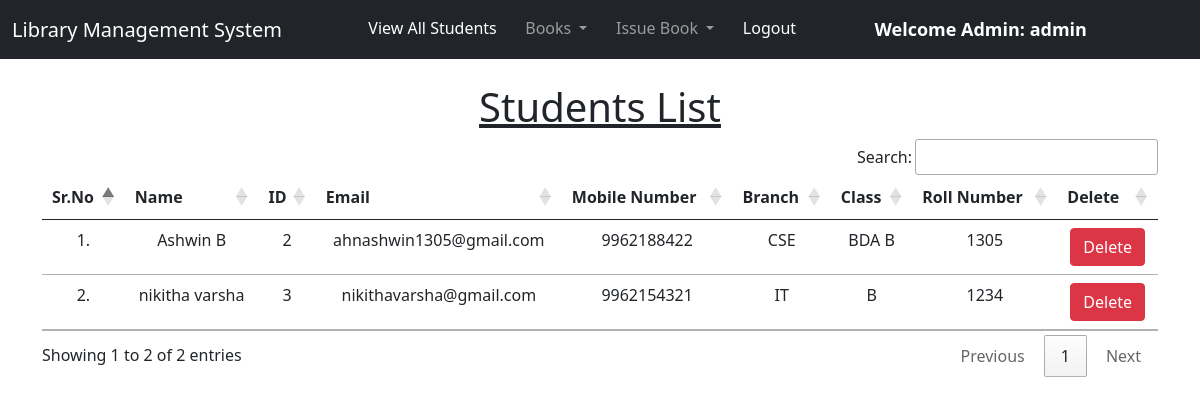
The page /view_students/ (signed in) on the database its author committed.
### library/models.py (models this page shows, shortened)
class Student(models.Model):
    user = models.OneToOneField(User, on_delete=models.CASCADE)
    classroom = models.CharField(max_length=10)
    branch = models.CharField(max_length=10)
    roll_no = models.CharField(max_length=3, blank=True)
    phone = models.CharField(max_length=10, blank=True)
    image = models.ImageField(upload_to="profile", default="user_icon_400x472.png", blank=True)

### library/views.py (the view)
# urls.py: path("view_students/", views.view_students, name="view_students"),
@login_required(login_url = '/admin_login')
def view_students(request):
    students = Student.objects.all()
    return render(request, "view_students.html", {'students':students})

### library/templates/view_students.html (shortened to what this page needs)
{% extends 'admin_navbar.html' %}
{% load static %}
{% block body %}
<div class="container mt-4">
    <h1 class="text-center"><u>Students List</u></h1>
    <table class="table table-responsive-hover" id="example">
        <thead>
            <tr class="text-center">
                <th>Sr.No</th>
                <th>Name</th>
                <th>ID</th>
                <th>Email</th>
                <th>Mobile Number</th>
                <th>Branch</th>
                <th>Class</th>
                <th>Roll Number</th>
                <th>Delete</th>
            </tr>
        </thead>
        <tbody>
            {% for student in students %}
            <tr class="text-center">
                <td>{{forloop.counter}}.</td>
                <td>{{student.user.get_full_name}}</td>
                <td>{{student.user.id}}</td>
                <td>{{student.user.email}}</td>
                <td>{{student.phone}}</td>
                <td>{{student.branch}}</td>
                <td>{{student.classroom}}</td>
                <td>{{student.roll_no}}</td>
                <td><a href="/delete_student/{{student.id}}/" class="btn btn-danger" onclick="return confirm('Are you sure you want to delete this student?')">Delete</a></td>
            </tr>
            {% endfor %}
        </tbody>
    </table>
    </div>
{% endblock %}

### library/templates/admin_navbar.html (shortened to what this page needs)
<!doctype html>
<html lang="en">
  <head>
    <link href="https://cdn.jsdelivr.net/npm/bootstrap@5.1.0/dist/css/bootstrap.min.css" rel="stylesheet">
    <link rel="stylesheet" href="https://cdn.datatables.net/1.10.25/css/jquery.dataTables.min.css">
    <link rel="stylesheet" href="https://cdn.datatables.net/buttons/1.7.1/css/buttons.dataTables.min.css">
  </head>
  <body>
    <nav class="navbar navbar-expand-lg navbar-dark bg-dark">
        <div class="container-fluid">
          <a class="navbar-brand" href="#">Library Management System</a>
          <div class="collapse navbar-collapse" id="navbarSupportedContent">
            <ul class="navbar-nav me-auto mb-2 mb-lg-0">
              <li class="nav-item">
                <a class="nav-link active" aria-current="page" href="/view_students/">View All Students</a>
              </li>
              <li class="nav-item dropdown">
                <a class="nav-link dropdown-toggle" href="#" id="navbarDropdown" role="button" data-bs-toggle="dropdown" aria-expanded="false">
                  Books
                </a>
              </li>
              <li class="nav-item dropdown">
                <a class="nav-link dropdown-toggle" href="#" id="navbarDropdown" role="button" data-bs-toggle="dropdown" aria-expanded="false">
                  Issue Book
                </a>
              </li>
              <li class="nav-item">
                <a class="nav-link active" aria-current="page" href="/logout/">Logout</a>
              </li>
              <li class="nav-item">
                <a style="font-weight:600; font-family:'Segoe UI', Tahoma, Geneva, Verdana, sans-serif; font-size: large;" class="nav-link active" href="#">Welcome Admin: {{request.user}}</a>
              </li>
            </ul>
          </div>
        </div>
      </nav>
      {% block body %}
      {% endblock %}
  </body>
</html>

### rows shown on the page
Student: user.get_full_name "Ashwin B", user.id "2", user.email "ahnashwin1305@gmail.com", phone "9962188422", branch "CSE", classroom "BDA B", roll_no "1305"
Student: user.get_full_name "nikitha varsha", user.id "3", user.email "nikithavarsha@gmail.com", phone "9962154321", branch "IT", classroom "B", roll_no "1234"

### other values the page prints
{{ request.user }} "admin"
